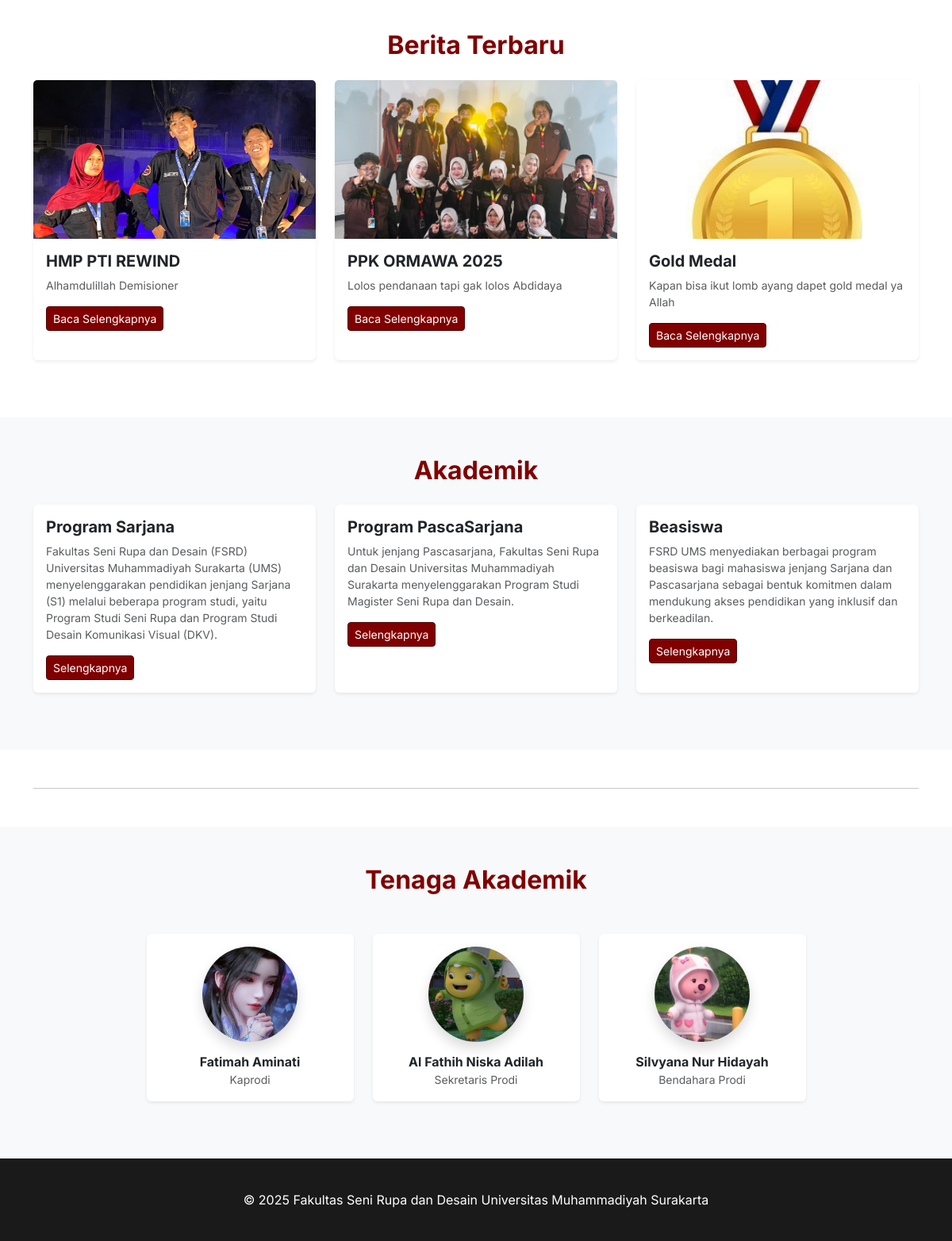
Before: / (lower part) with the older database file.
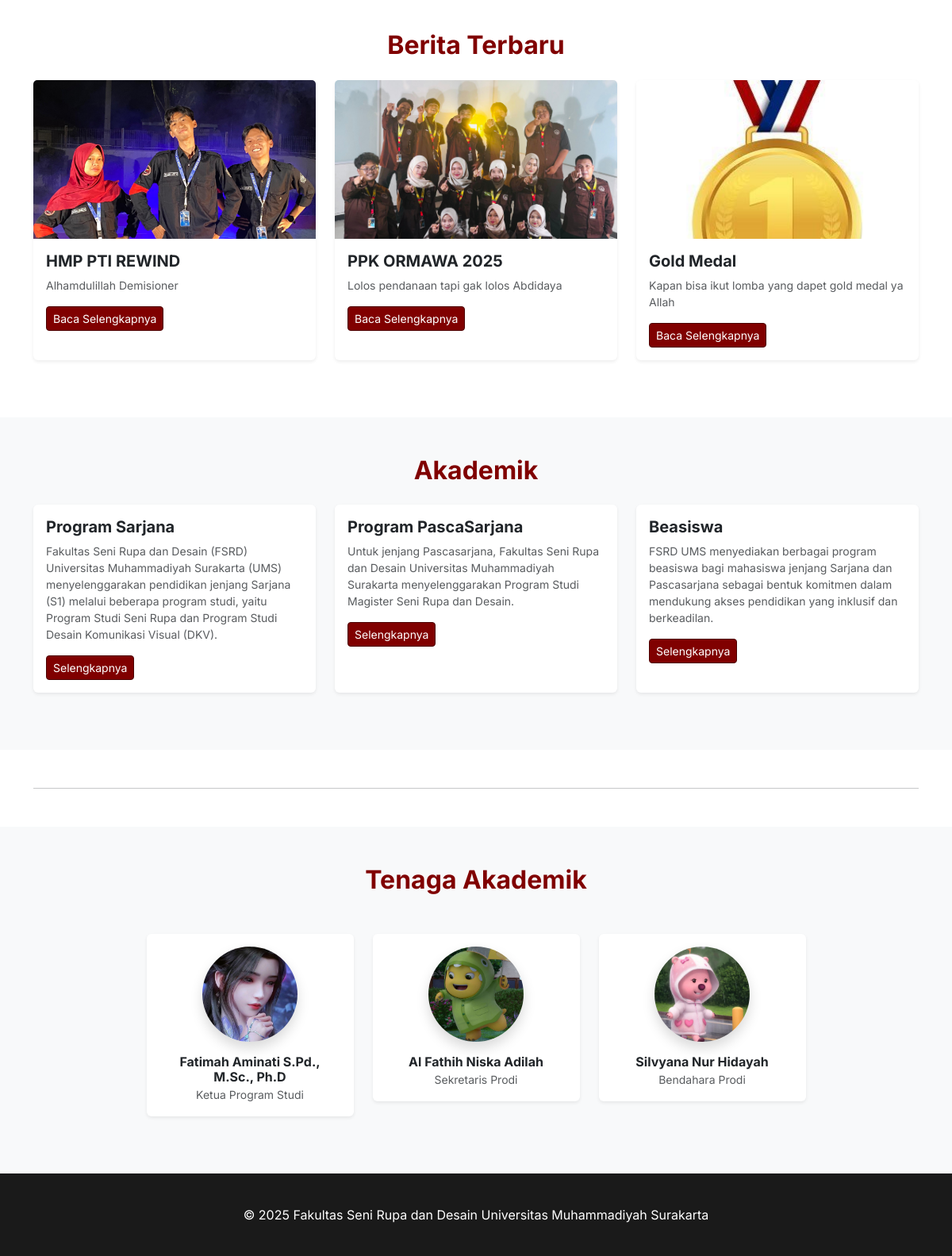
After: the same page with the newer database file.
### website/models.py (models this page shows, shortened)
class Berita(models.Model):
    judul = models.CharField(max_length=200)
    isi = models.TextField()
    gambar = models.ImageField(upload_to='berita/')
    tanggal = models.DateTimeField(auto_now_add=True)
    class Meta:
        verbose_name_plural = "Berita"

class Dosen(models.Model):
    nama = models.CharField(max_length=100)
    nidn = models.CharField(max_length=20, null=True, blank=True)
    jabatan = models.CharField(max_length=100)
    foto = models.ImageField(upload_to='dosen/')
    class Meta:
        verbose_name_plural = "Dosen"

### website/views.py (the view)
# urls.py: path('', views.index, name='index'),
def index(request):
    berita_list = Berita.objects.all().order_by('-tanggal')[:3]
    dosen_list = Dosen.objects.all()
    akademik_list = Akademik.objects.all()[:3]
    context = {
        'berita': berita_list,
        'dosen': dosen_list,
        'akademik': akademik_list,
    }
    return render(request, 'index.html', context)

### website/templates/index.html (shortened to what this page needs)
{% extends 'base.html' %}
{% block content %}
<section id="berita" class="py-5">
    <div class="container">
        <h2 class="fw-bold mb-4 text-ums text-center">Berita Terbaru</h2>
        <div class="row">
            {% for b in berita %}
            <div class="col-md-4 mb-4">
                <div class="card h-100 shadow-sm border-0">
                    {% if b.gambar %}
                    <img src="{{ b.gambar.url }}" class="card-img-top" style="height: 200px; object-fit: cover;">
                    {% endif %}
                    <div class="card-body">
                        <h5 class="fw-bold">{{ b.judul }}</h5>
                        <p class="text-muted small">{{ b.isi|truncatewords:15 }}</p>
                        <a href="{% url 'detail_berita' b.id %}" class="btn btn-ums btn-sm">Baca Selengkapnya</a>
                    </div>
                </div>
            </div>
            {% endfor %}
        </div>
    </div>
</section>
<section id="akademik" class="py-5 bg-light">
    <div class="container">
        <h2 class="fw-bold mb-4 text-ums text-center">Akademik</h2>
        <div class="row">
            {% for a in akademik %}
            <div class="col-md-4 mb-4">
                <div class="card h-100 shadow-sm border-0">
                    <div class="card-body">
                        <h5 class="fw-bold">{{ a.title }}</h5>
                        {% if a.short %}
                        <p class="text-muted small">{{ a.short }}</p>
                        {% else %}
                        <p class="text-muted small">{{ a.full|truncatewords:20 }}</p>
                        {% endif %}
                        <a href="{% url 'akademik_detail' a.slug %}" class="btn btn-ums btn-sm">Selengkapnya</a>
                    </div>
                </div>
            </div>
            {% endfor %}
        </div>
    </div>
</section>
<div class="container">
    <hr class="my-5">
</div>
<section id="dosen" class="py-5 bg-light">
    <div class="container text-center">
        <h2 class="fw-bold mb-5 text-ums">Tenaga Akademik</h2>
        <div class="row justify-content-center">
            {% for d in dosen %}
            <div class="col-md-3 mb-4">
                <div class="p-3 bg-white rounded shadow-sm">
                    {% if d.foto %}
                    <img src="{{ d.foto.url }}" class="rounded-circle mb-3 shadow" style="width: 120px; height: 120px; object-fit: cover;">
                    {% endif %}
                    <h6 class="fw-bold mb-0">{{ d.nama }}</h6>
                    <small class="text-muted">{{ d.jabatan }}</small>
                </div>
            </div>
            {% endfor %}
        </div>
    </div>
</section>
{% endblock %}

Changed rows visible on the page:
changed Berita "Gold Medal": isi "Kapan bisa ikut lomb ayang dapet gold medal ya Allah" → "Kapan bisa ikut lomba yang dapet gold medal ya Allah"
changed Dosen: nama "Fatimah Aminati" → "Fatimah Aminati S.Pd., M.Sc., Ph.D"; jabatan "Kaprodi" → "Ketua Program Studi"
